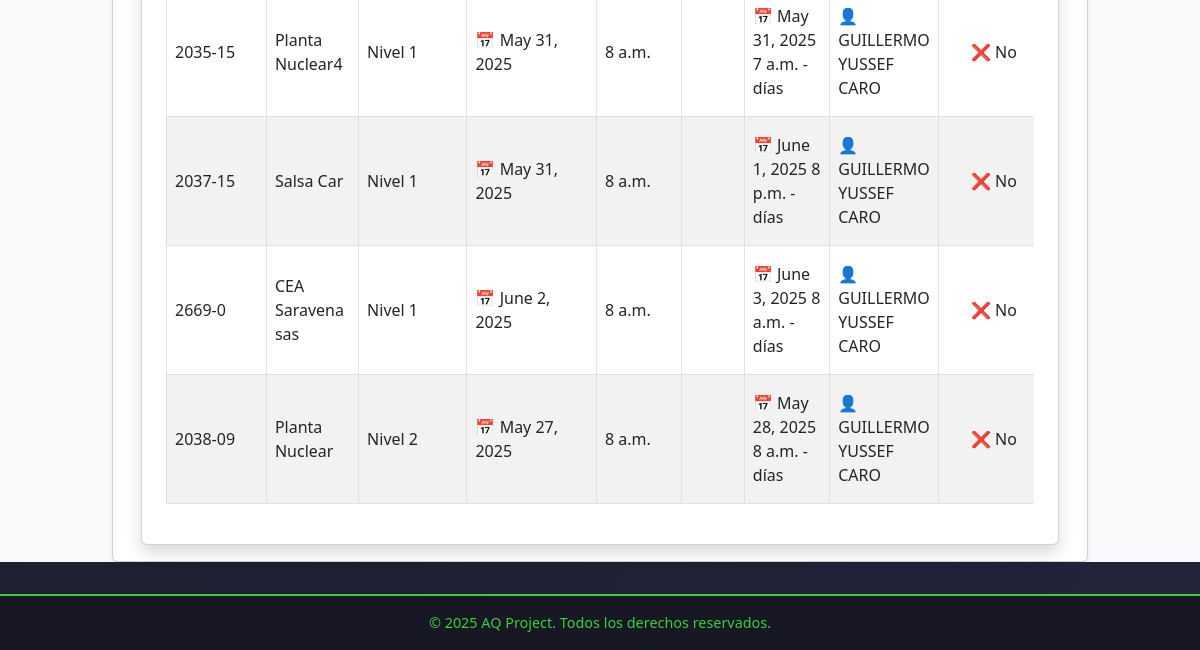
Page /programacion/programaciones/ (signed in, lower part) on the earlier database version.
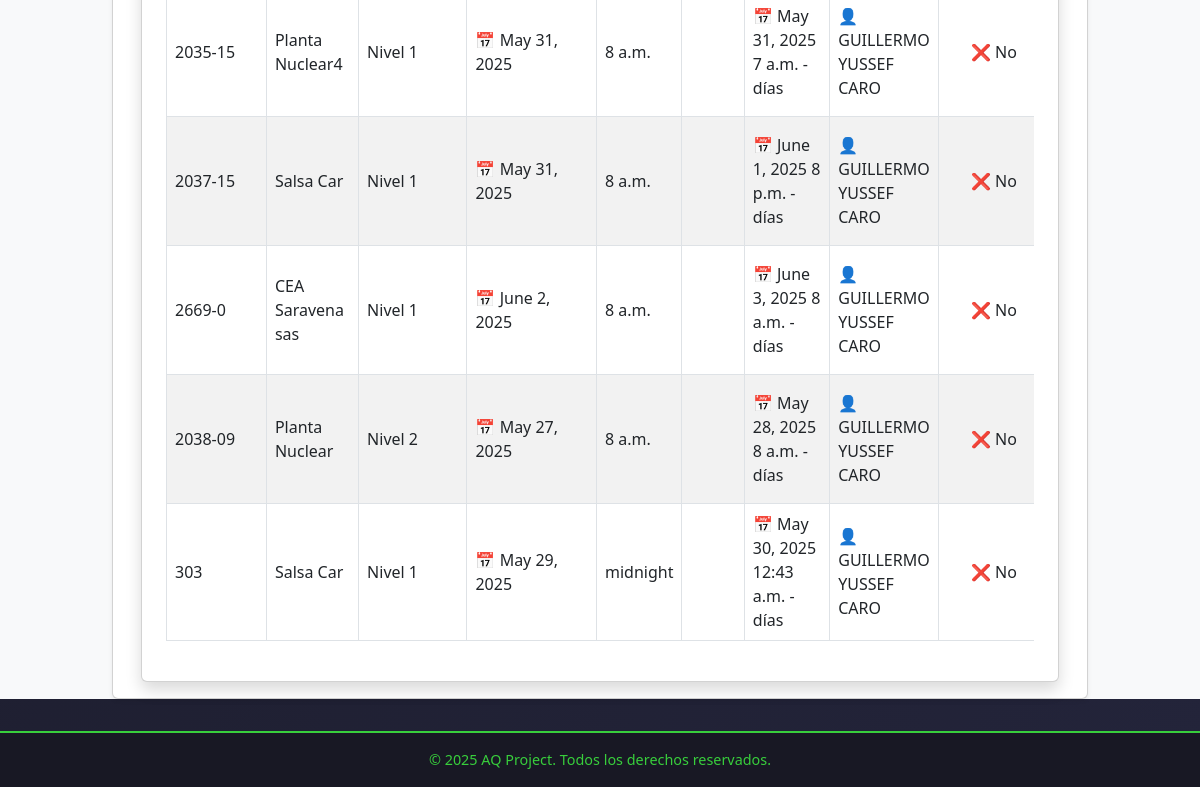
Same page on the later database version.
### programacion/models.py (models this page shows, shortened)
class ProgramacionAuditoria(models.Model):
    cotizacion = models.ForeignKey('cotizaciones.Cotizacion', on_delete=models.CASCADE)
    nivel_auditoria = models.ForeignKey(NivelAuditoriaCEA, on_delete=models.SET_NULL, null=True, blank=True)
    fecha_programacion_etapa1 = models.DateField(null=True, blank=True)
    hora_etapa1 = models.TimeField(default='00:00')
    auditores = models.ForeignKey(Auditor, on_delete=models.SET_NULL, null=True, blank=True)
    iaf_md4_confirmado = models.BooleanField(default=False)
    estado = models.CharField(max_length=20, choices=(
        ('Pendiente', 'Pendiente'),
        ('En Curso', 'En Curso'),
        ('Finalizada', 'Finalizada'),
        ('Cancelada', 'Cancelada'),
    ), default='Pendiente')  # Valor predeterminado para "estado"

class NivelAuditoriaCEA(models.Model):
    nivel = models.CharField(max_length=200, unique=True)
    dias_etapa1 = models.FloatField(default=0.5)
    dias_etapa2 = models.FloatField(default=1.0)
    def __str__(self):
        return self.nivel

class FechaEtapa2(models.Model):
    programacion = models.ForeignKey(ProgramacionAuditoria, on_delete=models.CASCADE, related_name='fechas_etapa2')
    fecha = models.DateField()
    hora = models.TimeField(default='00:00')  # Valor predeterminado para la hora

class Auditor(models.Model):
    user = models.OneToOneField(User, on_delete=models.CASCADE)
    cedula = models.CharField(max_length=30, unique=True)
    cargo = models.CharField(max_length=50)
    telefono = models.CharField(max_length=20)
    iaf_md4_confirmado = models.BooleanField(default=False)

### cotizaciones/models.py (models this page shows, shortened)
class Cotizacion(models.Model):
    solicitud = models.ForeignKey(Solicitud, on_delete=models.CASCADE, related_name="cotizaciones")
    numero_servicio = models.CharField(max_length=100, unique=True)
    fecha_cotizacion = models.DateField(null=True, blank=True)
    tipo_servicio = models.ManyToManyField("TipoServicio")
    dias_auditoria_etapa_1 = models.DecimalField(max_digits=3, decimal_places=1, null=True, blank=True)
    dias_auditoria_etapa_2 = models.DecimalField(max_digits=3, decimal_places=1, null=True, blank=True)
    precio_neto = models.DecimalField(max_digits=10, decimal_places=2, help_text="Valor sin IVA")
    precio_iva = models.DecimalField(max_digits=10, decimal_places=2, default=Decimal("0.00"), help_text="IVA (19%)")
    precio_total = models.DecimalField(max_digits=10, decimal_places=2, default=Decimal("0.00"), help_text="Total con IVA")
    ESTADO_CHOICES = [
        ('Pendiente', 'Pendiente'),
        ('Aprobada', 'Aprobada'),
        ('Rechazada', 'Rechazada'),
        ('Programada', 'Programada'),
    ]
    estado = models.CharField(max_length=20, choices=ESTADO_CHOICES, default='Pendiente')

### solicitudes/models.py (models this page shows, shortened)
class Solicitud(models.Model):
    cliente = models.ForeignKey(Cliente, on_delete=models.CASCADE, related_name="solicitudes_solicitudes")  # Relación con el modelo Cliente
    fecha_solicitud = models.DateField(default=date.today)  # Fecha en que se crea la solicitud
    estado = models.CharField(
        max_length=20,
        choices=[
            ('Pendiente', 'Pendiente'),
            ('Aprobada', 'Aprobada'),
            ('Rechazada', 'Rechazada')
        ],
        default='Pendiente'
    )  # Estado de la solicitud

class Cliente(models.Model):
    nit = models.CharField(max_length=20, unique=True)  # Nit único
    nombre_propietario = models.CharField(max_length=100)
    nombre_establecimiento = models.CharField(max_length=100)
    representante_legal = models.CharField(max_length=100)
    cedula_ciudadania = models.CharField(max_length=20)
    ciudad = models.CharField(max_length=100)
    departamento = models.CharField(max_length=100)
    direccion = models.CharField(max_length=200)
    representante_organismo = models.CharField(max_length=100)
    cargo = models.CharField(max_length=50)
    telefono_fijo = models.CharField(max_length=20, blank=True, null=True)
    telefono_celular = models.CharField(max_length=20)
    correo_electronico = models.EmailField()
    nivel_cea = models.CharField(max_length=50, choices=NIVELES_CEA)
    cantidad_vehiculos = models.IntegerField(null=True, blank=True)
    cantidad_instructores = models.IntegerField(null=True, blank=True)
    categorias_certificar = models.ManyToManyField(Categoria, blank=True)
    certificado_conformidad = models.CharField(max_length=2, choices=CERTIFICADO_CONFORMIDAD_CHOICES, default="No")
    nombre_ente_certificador = models.CharField(max_length=100, blank=True, null=True)  # Se llena si es "Sí"
    fecha_solicitud = models.DateField(null=True, blank=True)  # Se establece solo cuando se envía la solicitud
    observaciones = models.TextField(blank=True, null=True)

### programacion/views.py (the view)
# urls.py: path("programaciones/", views.listado_programaciones, name="listado_programaciones"),
@login_required
def listado_programaciones(request):
    programaciones = ProgramacionAuditoria.objects.select_related("cotizacion__solicitud__cliente").all()
    grupos_usuario = request.user.groups.values_list("name", flat=True)
    contexto = {
        "programaciones": programaciones,
        "pertenece_comercial": "Comercial" in grupos_usuario,
        "pertenece_programacion": "Programación" in grupos_usuario,  # Asegúrate de que el nombre del grupo es correcto
    }
    return render(request, "programacion/listado_programaciones.html", contexto)

### programacion/templates/programacion/listado_programaciones.html (shortened to what this page needs)
{% extends 'layouts/base.html' %}
{% block content %}
<link rel="stylesheet" href="https://cdn.jsdelivr.net/npm/bootstrap@5.3.0/dist/css/bootstrap.min.css">
<div class="container mt-5">
    <div class="card shadow p-4">
        <div class="table-responsive">
            <table class="table table-striped table-bordered align-middle">
                <tbody>
                    {% for programacion in programaciones %}
                        <tr>
                            <td>{{ programacion.cotizacion.numero_servicio }}</td>
                            <td>{{ programacion.cotizacion.solicitud.cliente.nombre_establecimiento }}</td>
                            <td>{{ programacion.nivel_auditoria }}</td>
                            <td>📅 {{ programacion.fecha_programacion_etapa1 }}</td>
                            <td>{{ programacion.hora_etapa1 }}</td>
                            <td>{{ programacion.dias_etapa1 }}</td>
                            <td>
                                <ul class="list-unstyled mb-0">
                                    {% for fecha_etapa2 in programacion.fechas_etapa2.all %}
                                        <li>📅 {{ fecha_etapa2.fecha }} {{ fecha_etapa2.hora }} - {{ fecha_etapa2.dias_auditoria }} días</li>
                                    {% empty %}
                                        <li class="text-muted">No asignadas</li>
                                    {% endfor %}
                                </ul>
                            </td>
                            <td>
                                {% if programacion.auditores %}
                                    👤 {{ programacion.auditores.user.get_full_name|default:programacion.auditores.user.username }}
                                {% else %}
                                    <span class="text-muted">Sin asignar</span>
                                {% endif %}
                            </td>
                            <td class="text-center">
                                {% if programacion.iaf_md4_confirmado %}
                                    ✅ Sí
                                {% else %}
                                    ❌ No
                                {% endif %}
                            </td>
                        </tr>
                    {% endfor %}
                </tbody>
            </table>
        </div>
    </div>
</div>
{% endblock %}

Differences in the rows shown:
added ProgramacionAuditoria: cotizacion.numero_servicio "303", cotizacion.solicitud.cliente.nombre_establecimiento "Salsa Car", nivel_auditoria "Nivel 1", fecha_programacion_etapa1 "May 29, 2025", hora_etapa1 "midnight", auditores.user.get_full_name "GUILLERMO YUSSEF CARO", iaf_md4_confirmado "❌ No"
added FechaEtapa2: fecha "May 30, 2025", hora "12:43 a.m.", shown under "303"
